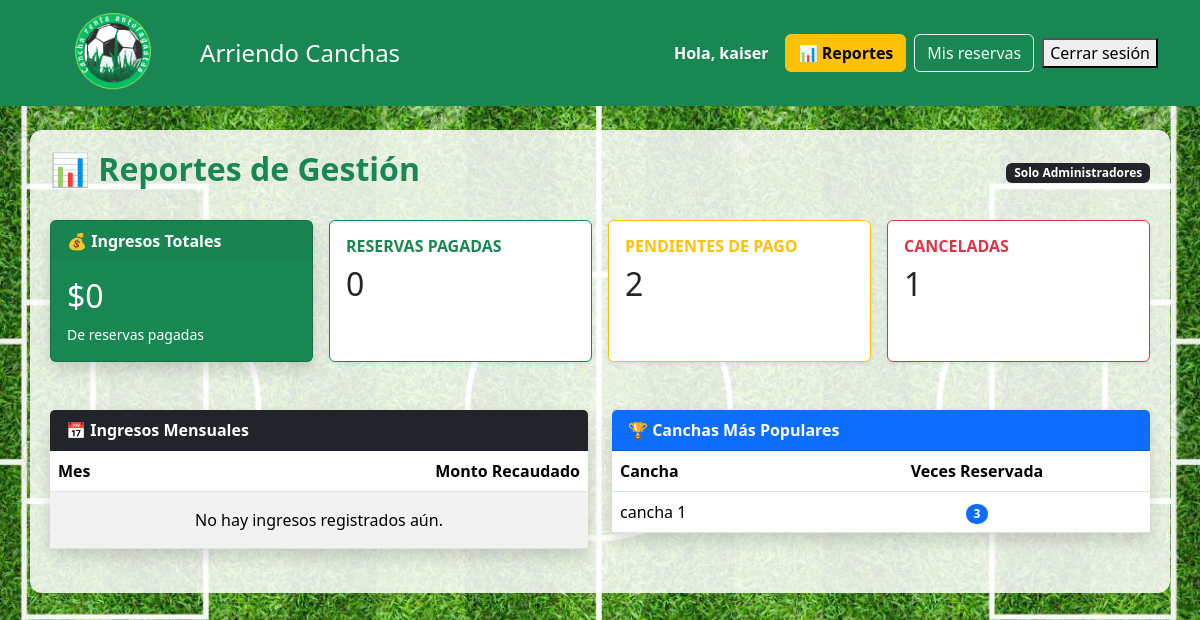
The app's page /dashboard/ (signed in), older data.
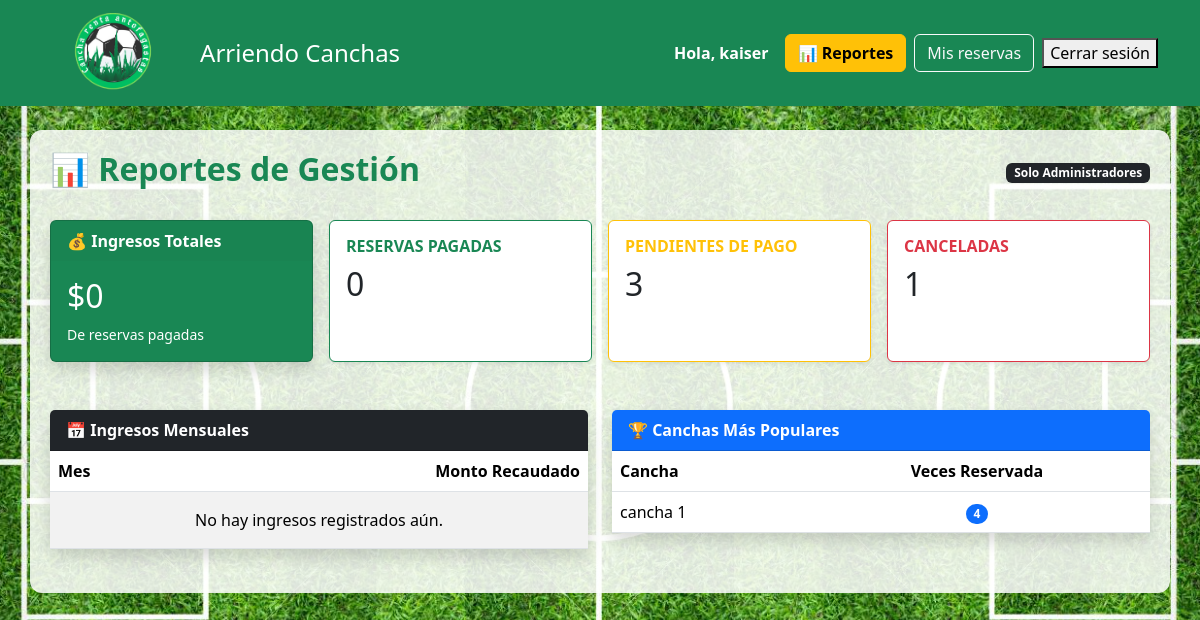
The same page, newer data.
### reservas/models.py (models this page shows, shortened)
class Cancha(models.Model):
    nombre = models.CharField(max_length=100)
    categoria = models.ForeignKey(Categoria, on_delete=models.SET_NULL, null=True, blank=True)
    precio = models.DecimalField(max_digits=8, decimal_places=2)
    disponible = models.BooleanField(default=True)
    imagen = models.ImageField(upload_to="canchas/", blank=True, null=True)

### reservas/views.py (the view, shortened to what this page needs)
# urls.py: path("dashboard/", views.dashboard, name="dashboard"),
@staff_member_required
def dashboard(request):
    total_reservas = Reserva.objects.count()
    pagadas = Reserva.objects.filter(estado="Pagado").count()
    pendientes = Reserva.objects.filter(estado="Pendiente").count()
    canceladas = Reserva.objects.filter(estado="Cancelado").count()
    ingresos_totales = 0
    ingresos_por_mes = {}
    reservas_ok = Reserva.objects.filter(estado="Pagado").select_related('cancha')
    canchas_populares = Reserva.objects.values('cancha__nombre')\
        .annotate(total=Count('id'))\
        .order_by('-total')[:5]
    context = {
        "ingresos_totales": int(ingresos_totales),
        "pagadas": pagadas,
        "pendientes": pendientes,
        "canceladas": canceladas,
        "ingresos_por_mes": ingresos_por_mes,
        "canchas_populares": canchas_populares,
    }
    return render(request, "dashboard.html", context)

### templates/dashboard.html (shortened to what this page needs)
{% extends 'base.html' %}
{% block content %}
<div class="d-flex justify-content-between align-items-center mb-4">
    <h2 class="text-success fw-bold">📊 Reportes de Gestión</h2>
    <span class="badge bg-dark">Solo Administradores</span>
</div>
<div class="row g-3 mb-5">
    <div class="col-md-3">
        <div class="card text-white bg-success h-100 shadow">
            <div class="card-header border-0 fw-bold">💰 Ingresos Totales</div>
            <div class="card-body">
                <h2 class="card-title">${{ ingresos_totales }}</h2>
                <p class="small mb-0">De reservas pagadas</p>
            </div>
        </div>
    </div>
    <div class="col-md-3">
        <div class="card bg-white border-success h-100 shadow-sm">
            <div class="card-body">
                <h6 class="text-success text-uppercase fw-bold">Reservas Pagadas</h6>
                <h2 class="text-dark mb-0">{{ pagadas }}</h2>
            </div>
        </div>
    </div>
    <div class="col-md-3">
        <div class="card bg-white border-warning h-100 shadow-sm">
            <div class="card-body">
                <h6 class="text-warning text-uppercase fw-bold">Pendientes de Pago</h6>
                <h2 class="text-dark mb-0">{{ pendientes }}</h2>
            </div>
        </div>
    </div>
    <div class="col-md-3">
        <div class="card bg-white border-danger h-100 shadow-sm">
            <div class="card-body">
                <h6 class="text-danger text-uppercase fw-bold">Canceladas</h6>
                <h2 class="text-dark mb-0">{{ canceladas }}</h2>
            </div>
        </div>
    </div>
</div>
<div class="row">
    <div class="col-lg-6 mb-4">
        <div class="card shadow border-0">
            <div class="card-header bg-dark text-white fw-bold">
                📅 Ingresos Mensuales
            </div>
            <div class="card-body p-0">
                <table class="table table-striped mb-0">
                    <thead>
                        <tr>
                            <th>Mes</th>
                            <th class="text-end">Monto Recaudado</th>
                        </tr>
                    </thead>
                    <tbody>
                        {% for mes, monto in ingresos_por_mes.items %}
                        <tr>
                            <td>{{ mes }}</td>
                            <td class="text-end fw-bold text-success">${{ monto }}</td>
                        </tr>
                        {% empty %}
                        <tr><td colspan="2" class="text-center p-3">No hay ingresos registrados aún.</td></tr>
                        {% endfor %}
                    </tbody>
                </table>
            </div>
        </div>
    </div>
    <div class="col-lg-6 mb-4">
        <div class="card shadow border-0">
            <div class="card-header bg-primary text-white fw-bold">
                🏆 Canchas Más Populares
            </div>
            <div class="card-body p-0">
                <table class="table table-hover mb-0">
                    <thead>
                        <tr>
                            <th>Cancha</th>
                            <th class="text-center">Veces Reservada</th>
                        </tr>
                    </thead>
                    <tbody>
                        {% for item in canchas_populares %}
                        <tr>
                            <td>{{ item.cancha__nombre }}</td>
                            <td class="text-center">
                                <span class="badge bg-primary rounded-pill">{{ item.total }}</span>
                            </td>
                        </tr>
                        {% empty %}
                        <tr><td colspan="2" class="text-center p-3">Sin datos.</td></tr>
                        {% endfor %}
                    </tbody>
                </table>
            </div>
        </div>
    </div>
</div>
{% endblock %}

Row changes from the older to the newer data that the page shows:
changed Cancha "cancha 1": total "3" → "4"
Text that changed along with them:
{{ pendientes }}: "2" → "3"
